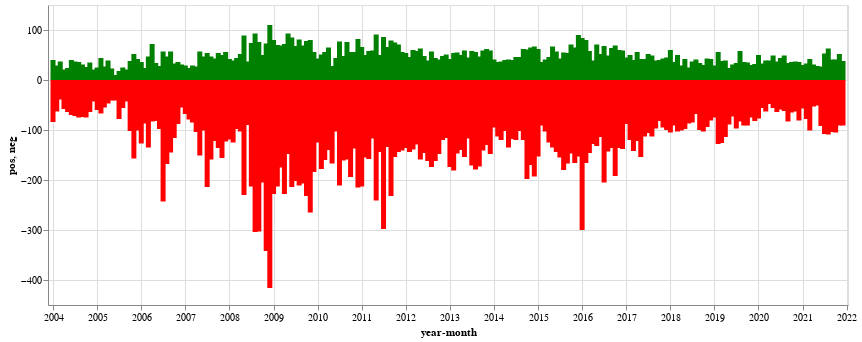

The notebook cell this image was saved under:
### Code cell
source = df_topic_sentiment_time_pos

pos = alt.Chart(source).mark_bar().encode(
    x="year-month:T",
    y="pos:Q",
    color=alt.condition(
        alt.datum.nonfarm_change > 0,
        alt.value("steelblue"),  # The positive color
        alt.value("green")  # The negative color
    )
).properties(width=800)

neg = alt.Chart(source).mark_bar().encode(
    x="year-month:T",
    #y="pos:Q",
    y= "neg:Q",
    color=alt.condition(
        alt.datum.nonfarm_change < 0,
        alt.value("steelblue"),  # The positive color
        alt.value("red")  # The negative color
    )
).properties(width=800)

pos + neg

### Figure 1 — Vega-Lite specification as saved in the notebook (floating-point values rounded to 4 significant figures; data arrays with more than 128 entries replaced by an {"elided": "..."} marker saying what was removed)
{"config": {"view": {"continuousWidth": 400, "continuousHeight": 300}}, "layer": [{"mark": "bar", "encoding": {"color": {"condition": {"value": "steelblue", "test": "(datum.nonfarm_change > 0)"}, "value": "green"}, "x": {"field": "year-month", "type": "temporal"}, "y": {"field": "pos", "type": "quantitative"}}, "width": 800}, {"mark": "bar", "encoding": {"color": {"condition": {"value": "steelblue", "test": "(datum.nonfarm_change < 0)"}, "value": "red"}, "x": {"field": "year-month", "type": "temporal"}, "y": {"field": "neg", "type": "quantitative"}}, "width": 800}], "data": {"name": "data-74f126578395a9cfaccae3ffac59ce23"}, "$schema": "https://vega.github.io/schema/vega-lite/v4.17.0.json", "datasets": {"data-74f126578395a9cfaccae3ffac59ce23": {"elided": "216 records"}}}
